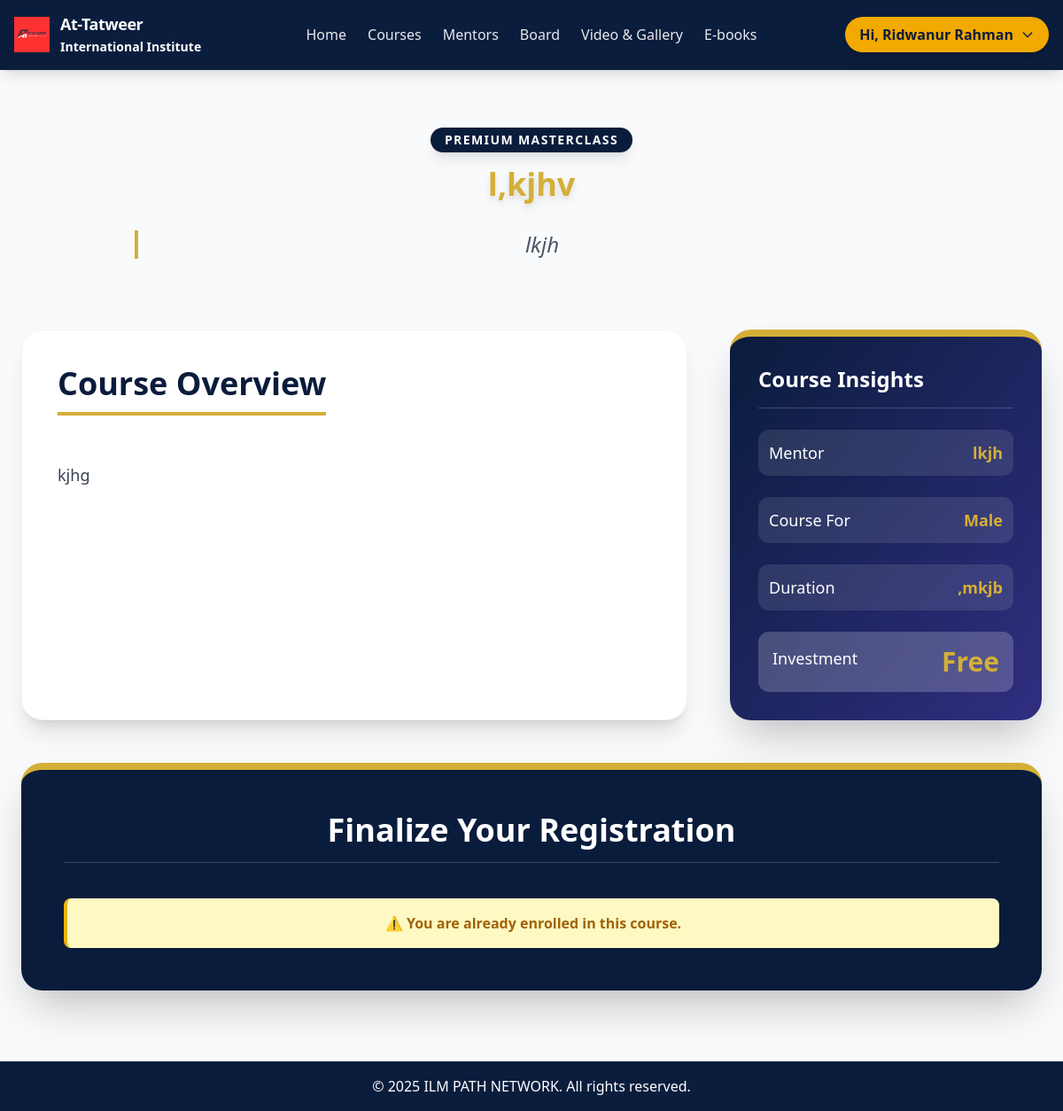
The app's page /course.php?id=4 (signed in) with its own data.
### tables this page shows
CREATE TABLE `courses` (
  `id` int(11) NOT NULL,
  `title` varchar(255) NOT NULL,
  `short_desc` text DEFAULT NULL,
  `long_desc` text DEFAULT NULL,
  `teacher` varchar(150) DEFAULT NULL,
  `gender` enum('Male','Female','Both') DEFAULT 'Both',
  `price` decimal(10,2) DEFAULT 0.00,
  `duration` varchar(100) DEFAULT NULL,
  `active` tinyint(1) DEFAULT 1,
  `created_at` timestamp NOT NULL DEFAULT current_timestamp()
);

### course.php (the view, shortened to what this page needs)
<?php
require_once __DIR__ . '/config.php';
$course_id = isset($_GET['id']) ? (int)$_GET['id'] : 0;
$stmt = $pdo->prepare("SELECT * FROM courses WHERE id=? AND active=1");
$stmt->execute([$course_id]);
$course = $stmt->fetch(PDO::FETCH_ASSOC);
$isLoggedIn   = !empty($_SESSION['user_id']);
$userID       = $isLoggedIn ? $_SESSION['user_id'] : 0;
$alreadyEnrolled = false;
if ($isLoggedIn) {
    $check = $pdo->prepare("SELECT id FROM enrollments WHERE user_id=? AND course_id=?");
    $check->execute([$userID, $course_id]);
    $alreadyEnrolled = $check->fetch() ? true : false;
}
?>
<!DOCTYPE html>
<html lang="en">
<head>
  <script src="https://cdn.tailwindcss.com"></script>
</head>
<body class="bg-gray-50 font-sans">
<?php include 'includes/header.php'; ?>
<main class="pt-32 px-4 md:px-6 max-w-7xl mx-auto">
  <div class="text-center mb-16 p-4 animate-fade-in-up">
    <span class="text-sm font-extrabold text-white bg-ilm-blue py-1 px-4 rounded-full mb-4 inline-block uppercase tracking-widest shadow-lg">
      PREMIUM MASTERCLASS
    </span>
    <h1 class="text-2xl md:text-4xl text-ilm-gold font-black mb-8 drop-shadow-lg leading-none animate-fade-in-scale">
      <?= htmlspecialchars($course['title']) ?>
    </h1>
    <p class="text-gray-600 text-xl md:text-2xl max-w-4xl mx-auto italic font-medium border-l-4 border-ilm-gold pl-5 leading-relaxed animate-fade-in-up">
      <?= htmlspecialchars($course['short_desc']) ?>
    </p>
  </div>
  <div class="grid lg:grid-cols-3 gap-12 mb-12">
    <div class="lg:col-span-2 bg-white rounded-3xl shadow-xl p-10 border border-gray-100 order-2 lg:order-1">
      <h2 class="text-4xl font-extrabold text-ilm-blue mb-6 pb-3 border-b-4 border-ilm-gold inline-block">
        Course Overview
      </h2>
      <p class="text-gray-700 text-lg leading-relaxed whitespace-pre-line">
        <?= nl2br(htmlspecialchars($course['long_desc'] ?? $course['short_desc'])) ?>
      </p>
    </div>
    <div class="lg:col-span-1 bg-gradient-to-br from-ilm-blue to-indigo-900 rounded-3xl shadow-2xl shadow-ilm-gold/50 border-t-8 border-ilm-gold p-8 h-fit order-1 lg:order-2">
      <h2 class="text-2xl font-extrabold text-white mb-6 pb-4 border-b border-white/20">
        Course Insights
      </h2>
      <div class="space-y-6 text-white text-lg">
        <div class="flex justify-between bg-white/10 p-3 rounded-xl">
          <span>Mentor</span>
          <span class="font-bold text-ilm-gold"><?= htmlspecialchars($course['teacher']) ?></span>
        </div>
        <div class="flex justify-between bg-white/10 p-3 rounded-xl">
          <span>Course For</span>
          <span class="font-bold text-ilm-gold"><?= htmlspecialchars($course['gender']) ?></span>
        </div>
        <div class="flex justify-between bg-white/10 p-3 rounded-xl">
          <span>Duration</span>
          <span class="font-bold text-ilm-gold"><?= htmlspecialchars($course['duration']) ?></span>
        </div>
        <div class="flex justify-between bg-white/20 p-4 rounded-xl">
          <span>Investment</span>
          <span class="text-3xl font-black text-ilm-gold">
            <?= $course['price']>0 ? '৳ '.number_format($course['price'],0) : 'Free' ?>
          </span>
        </div>
      </div>
    </div>
  </div>
  <div class="bg-ilm-blue rounded-3xl shadow-2xl p-12 mb-20 border-t-8 border-ilm-gold animate-fade-in-up">
    <h2 class="text-4xl font-extrabold text-white mb-10 text-center border-b border-white/20 pb-4">
      Finalize Your Registration
    </h2>
    <?php if ($alreadyEnrolled): ?>
      <div class="bg-yellow-100 border-l-4 border-yellow-500 text-yellow-700 p-4 rounded-lg text-center font-semibold">
        ⚠️ You are already enrolled in this course.
      </div>
    <?php endif; ?>
  </div>
</main>
<?php include 'includes/footer.php'; ?>
</body>
</html>

### includes/header.php (style rules this page uses)
:root { --ilm-blue: #0b1d3d; --ilm-gold: #f2a900; }

### records on screen
courses: title "l,kjhv", short_desc "lkjh", long_desc "kjhg", teacher "lkjh", gender "Male", duration ",mkjb"

### other values on screen
$_SESSION['user_name'] "Ridwanur Rahman"
